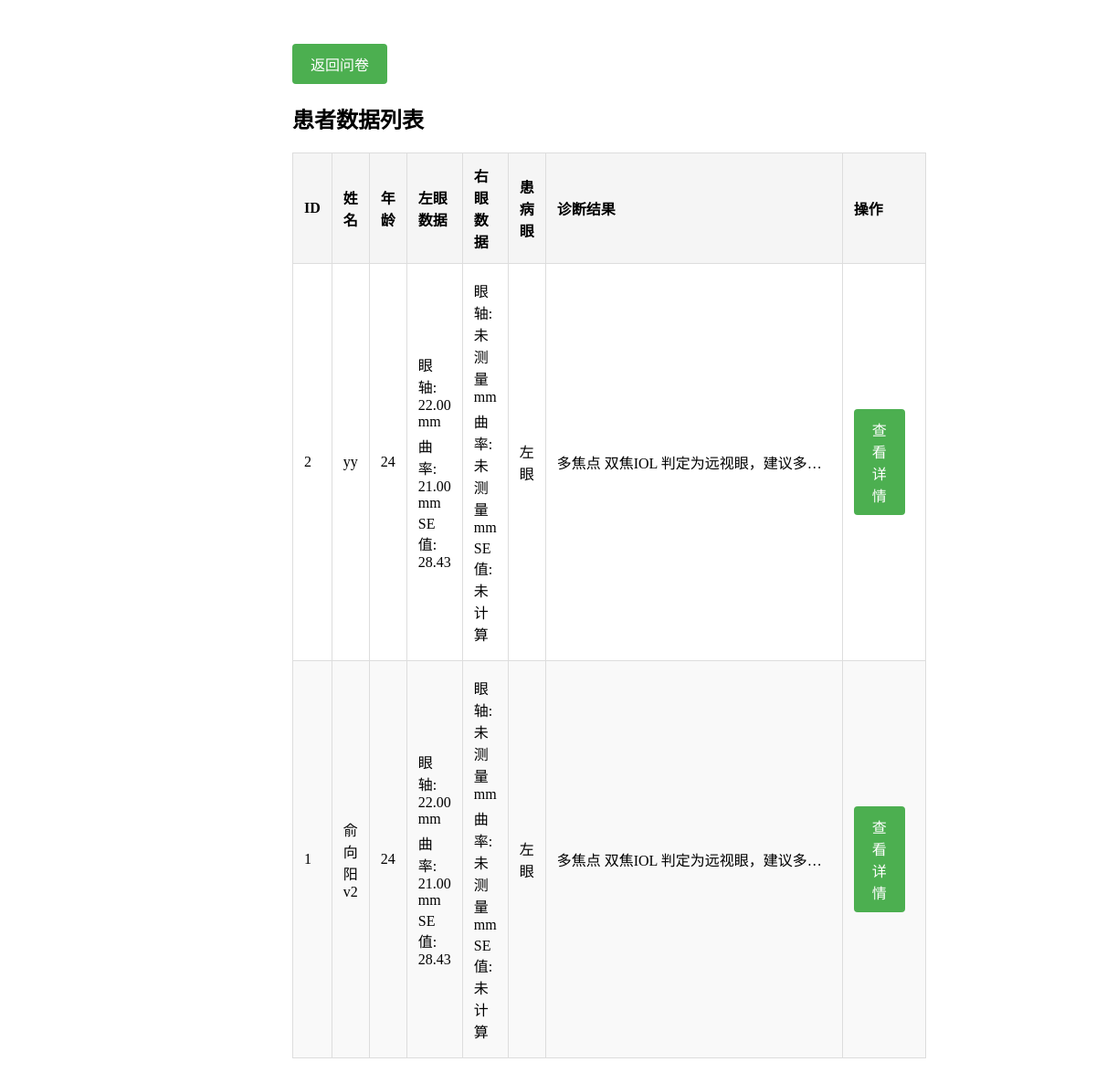
/show_result, run on the app's committed database.
### tables this page shows
CREATE TABLE results (
            id INTEGER PRIMARY KEY AUTOINCREMENT,
            patient_name TEXT,
            patient_age INTEGER,
            left_eye_al REAL,
            left_eye_cr REAL,
            right_eye_al REAL,
            right_eye_cr REAL,
            affected_eye TEXT,
            se_value REAL,
            answered_questions TEXT,
            result TEXT
        );

### app.py (the view)
@app.route('/show_result')
def show_result():
    conn = get_db_connection()
    patients = conn.execute('''
        SELECT id, patient_name, patient_age,
               left_eye_al, left_eye_cr,
               right_eye_al, right_eye_cr,
               affected_eye, se_value, result
        FROM results
        ORDER BY id DESC
    ''').fetchall()
    formatted_patients = []
    for patient in patients:
        left_se = None
        if patient['left_eye_al'] and patient['left_eye_cr']:
            left_se = 43.86 - 14.73 * (patient['left_eye_al'] / patient['left_eye_cr'])
        right_se = None
        if patient['right_eye_al'] and patient['right_eye_cr']:
            right_se = 43.86 - 14.73 * (patient['right_eye_al'] / patient['right_eye_cr'])
        formatted_patients.append({
            'id': patient['id'],
            'patient_name': patient['patient_name'],
            'patient_age': patient['patient_age'],
            'left_eye': {
                'al': patient['left_eye_al'],
                'cr': patient['left_eye_cr'],
                'se': left_se
            },
            'right_eye': {
                'al': patient['right_eye_al'],
                'cr': patient['right_eye_cr'],
                'se': right_se
            },
            'affected_eye': patient['affected_eye'],
            'se_value': patient['se_value'],
            'result': patient['result']
        })
    conn.close()
    return render_template('patients.html', patients=formatted_patients)

### app.py (called while the page is built)
def get_db_connection():
    conn = sqlite3.connect('results.db')
    conn.row_factory = sqlite3.Row
    return conn

### templates/patients.html (shortened to what this page needs)
<!DOCTYPE html>
<html lang="en">
<head>
    <link rel="stylesheet" href="{{ url_for('static', filename='css/styles.css') }}">
</head>
<body>
    <div class="container">
        <div class="button-container">
            <a href="{{ url_for('index') }}" class="button">返回问卷</a>
        </div>
        <h2>患者数据列表</h2>
        <table class="patients-table">
            <thead>
                <tr>
                    <th>ID</th>
                    <th>姓名</th>
                    <th>年龄</th>
                    <th>左眼数据</th>
                    <th>右眼数据</th>
                    <th>患病眼</th>
                    <th>诊断结果</th>
                    <th>操作</th>
                </tr>
            </thead>
            <tbody>
                {% for patient in patients %}
                <tr>
                    <td>{{ patient.id }}</td>
                    <td>{{ patient.patient_name }}</td>
                    <td>{{ patient.patient_age }}</td>
                    <td>
                        <div class="eye-data">
                            眼轴: {{ "%.2f"|format(patient.left_eye.al) if patient.left_eye.al else "未测量" }} mm
                        </div>
                        <div class="eye-data">
                            曲率: {{ "%.2f"|format(patient.left_eye.cr) if patient.left_eye.cr else "未测量" }} mm
                        </div>
                        <div class="eye-data">
                            SE值: {{ "%.2f"|format(patient.left_eye.se) if patient.left_eye.se else "未计算" }}
                        </div>
                    </td>
                    <td>
                        <div class="eye-data">
                            眼轴: {{ "%.2f"|format(patient.right_eye.al) if patient.right_eye.al else "未测量" }} mm
                        </div>
                        <div class="eye-data">
                            曲率: {{ "%.2f"|format(patient.right_eye.cr) if patient.right_eye.cr else "未测量" }} mm
                        </div>
                        <div class="eye-data">
                            SE值: {{ "%.2f"|format(patient.right_eye.se) if patient.right_eye.se else "未计算" }}
                        </div>
                    </td>
                    <td>{{ "左眼" if patient.affected_eye == "left" else "右眼" }}</td>
                    <td>
                        <div class="result-summary" title="{{ patient.result }}">
                            {{ patient.result[:50] + "..." if patient.result|length > 50 else patient.result }}
                        </div>
                    </td>
                    <td>
                        <a href="{{ url_for('patient_detail', id=patient.id) }}" class="button">查看详情</a>
                    </td>
                </tr>
                {% endfor %}
            </tbody>
        </table>
    </div>
</body>
</html>

### static/css/styles.css (style rules this page uses)
.container { padding: 1.25rem; max-width: 100%; width: 100%; max-width: 600px; margin: 0 auto; box-sizing: border-box; }

### templates/patients.html (style rules this page uses)
.patients-table { width: 100%; border-collapse: collapse; margin: 20px 0; }
.patients-table th, .patients-table td { border: 1px solid #ddd; padding: 12px; text-align: left; }
.patients-table th { background-color: #f5f5f5; }
.patients-table tr:nth-child(even) { background-color: #f9f9f9; }
.eye-data { margin: 5px 0; }
.button-container { margin: 20px 0; }
.button { display: inline-block; padding: 10px 20px; background-color: #4CAF50; color: white; text-decoration: none; border-radius: 4px; margin-right: 10px; }
.result-summary { max-width: 300px; white-space: nowrap; overflow: hidden; text-overflow: ellipsis; }

### data on the page
results: id "2", patient_name "yy", patient_age "24", left_eye_al "22.00", left_eye_cr "21.00", se_value "28.43", right_eye "未测量", right_eye "未计算", affected_eye "左眼", result "多焦点 双焦IOL 判定为远视眼，建议多…"
results: id "1", patient_name "俞向阳v2", patient_age "24", left_eye_al "22.00", left_eye_cr "21.00", se_value "28.43", right_eye "未测量", right_eye "未计算", affected_eye "左眼", result "多焦点 双焦IOL 判定为远视眼，建议多…"
